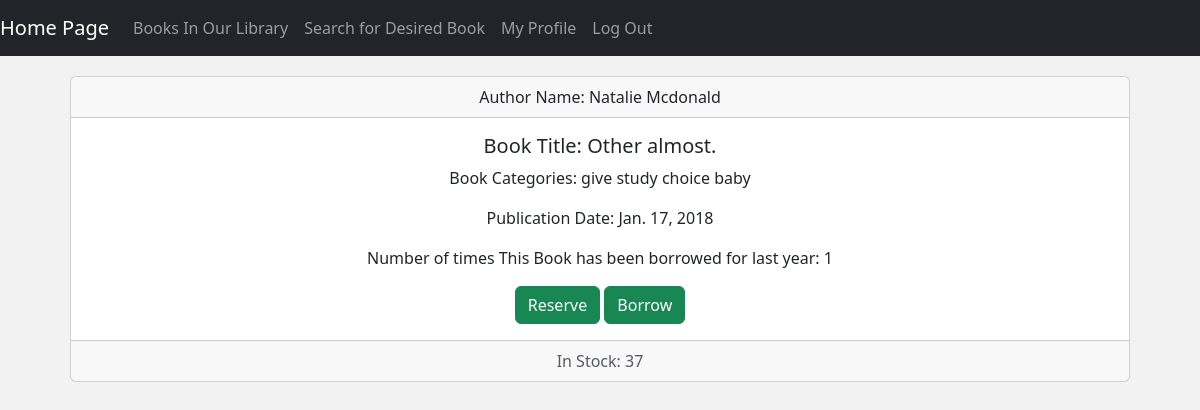
Screenshot of /books/2/ (signed in) with the database file from the repository.
### booklibrary/models.py (models this page shows, shortened)
class Book(models.Model):
    author = models.ForeignKey(Author, on_delete=models.CASCADE, null=True, verbose_name='Author')
    category = models.ManyToManyField(Category, verbose_name='Category')
    title = models.CharField(max_length=100, verbose_name='Title')
    publication_date = models.DateField(verbose_name='Publication Date')
    stock = models.IntegerField(verbose_name='Stock')
    notify_when_available = models.BooleanField(default=False)
    class Meta:
      verbose_name = "Book"
      verbose_name_plural = "Books"

class Author(models.Model):
    full_name = models.CharField(max_length=100, verbose_name='Full Name')
    class Meta:
        verbose_name = 'Author'
        verbose_name_plural = 'Authors'

class Category(models.Model):
    name = models.CharField(max_length=100, verbose_name='Name')
    def __str__(self):
        return self.name
    class Meta:
        verbose_name = 'Category'
        verbose_name_plural = 'Categories'

### booklibrary/views.py (the view)
# urls.py: path('books/<int:book_id>/', views.book_detail, name='book_detail'),
def book_detail(request, book_id):
    book = Book.objects.get(pk=book_id)
    borrows = Borrow.objects.filter(book=book)
    borrow_count = borrows.count()
    one_year_ago = datetime.now() - timedelta(days=365)
    borrows_last_year = borrows.filter(borrowed_at__gte=one_year_ago)
    borrow_stats = borrows_last_year.count()
    return render(request, 'book_detail.html', {'book': book, 'borrow_count': borrow_count, 'borrow_stats':borrow_stats})

### booklibrary/templates/book_detail.html (shortened to what this page needs)
{% extends 'base.html' %}
    {% block content %}
    <div class="card text-center">
        <div class="card-header">
            Author Name: {{ book.author.full_name }}
        </div>
        <div class="card-body">
          <h5 class="card-title">Book Title: {{ book.title }}</h5>
          <p class="card-text">Book Categories: {% for category in book.category.all %} {{ category }} {% endfor %}</p>
          <p class="card-text">Publication Date: {{ book.publication_date }}</p>
          <p class="card-text">Number of times This Book has been borrowed for last year: {{ borrow_stats }}</p>
          {% if user.is_staff %}
            <a href="{% url 'update' book.id %}" class="btn btn-success">Update</a>
            <a href="{% url 'delete' book.id %}" class="btn btn-success">Delete</a>
            <br>
            <br>
            <h5>Number of Times This Book was Borrowed: {{ borrow_count }}</h5>
            <a href="{% url 'borrow_history' book.id %}">See The Book Borrow History</a>
          {% else %}
            {% if user.is_authenticated %}
                {% if book.stock > 0 %}
                  <a href="{% url 'reservation' book.id %}" class="btn btn-success">Reserve</a>
                  <a href="{% url 'borrow_book' book.id %}" class="btn btn-success">Borrow</a>
                {% else %}
                  <a href="{% url 'notify' book.id %}" class="btn btn-secondary">Notify Me</a>
                {% endif %}
              {% endif %}
          {% endif %}
        </div>
        <div class="card-footer text-muted">
            In Stock: {{ book.stock  }}
        </div>
      </div>
    {% endblock %}

### booklibrary/templates/base.html (style rules this page uses)
body { background-color: #f0f0f0d5; }

### rows the page displays
Book: author.full_name "Natalie Mcdonald", title "Other almost.", publication_date "Jan. 17, 2018", stock "37"
Category: name "give"
Category: name "study"
Category: name "choice"
Category: name "baby"

### other values shown
{{ borrow_stats }} "1"
